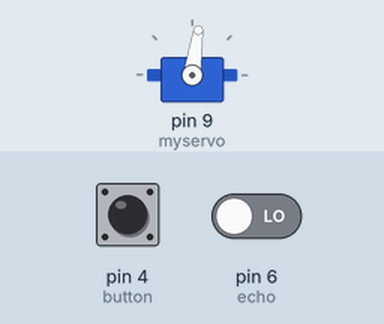
Bench run of a sketch on a simulated Arduino Uno, built for the host (arithmetic inside an expression is 32-bit, double 64-bit). Shown: servo. Inputs (shaded band) come from the test bench; at power-on: pin 4 (button) LOW, pin 6 (echo) LOW. WiFi joins after 1.5 s; servers stay silent unless stated.

Above: at 3.05 s.
3.1 s: pin 4 (button) pulled HIGH for 0.15 s
At 4.58 s:
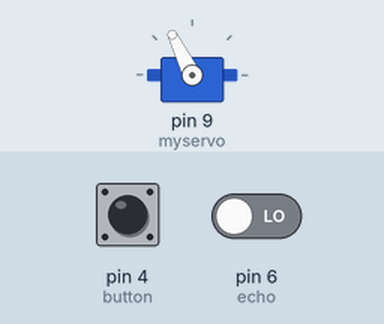
6.8 s: pin 4 (button) pulled HIGH for 1 s
At 8.27 s:
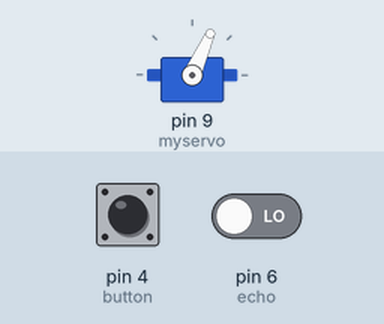
Timing chart, 0 to 45.9 s (numbered marks = the images above; inputs shaded):
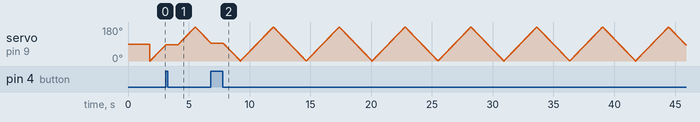

The sketch:

final.ino
```cpp
#include <Servo.h>
#include <BlynkSimpleStream.h>

char auth[] = "mBPzJue5rpK0yZPVpuZrXVQNjapHwJBL";
const int trigger = 7;
const int echo = 6;
const int button = 4;
int pos = 0;    // variable to store the servo position
int state = 0;
int prevPos = 0;
Servo myservo;  // create servo object to control a servo
               // a maximum of eight servo objects can be created

void setup() {
  myservo.attach(9);  // attaches the servo on pin 9 to the servo object
  pinMode(trigger, OUTPUT);
  pinMode(echo, INPUT);
  pinMode(button, INPUT);
  Serial.begin(9600);
  Blynk.begin(auth, Serial);
//  Serial.println("Distance:");
}
void loop() {
  Blynk.run();
  for(pos = 0; pos <= 180; pos += 1)  // goes from 0 degrees to 180 degrees
  {                                  // in steps of 1 degree
    myservo.write(pos);              // tell servo to go to position in variable 'pos'
    state = digitalRead(button);
    if (state == 1){
      data(pos);
    }
    delay(15);                       // waits 15ms for the servo to reach the position
  }
  for(pos = 180; pos>=1; pos-=1)     // goes from 180 degrees to 0 degrees
  {
    myservo.write(pos);              // tell servo to go to position in variable 'pos'
    state = digitalRead(button);
    if (state == 1){
      data(pos);
    }
    delay(15);                       // waits 15ms for the servo to reach the position
  }
}

void data(int pos)
{
  long duration, cm;
  digitalWrite(trigger, LOW);
  delay(2);
  digitalWrite(trigger, HIGH);
  delay(5);
  digitalWrite(trigger, LOW);
  // estimate distance
  duration = pulseIn(echo, HIGH);
  // convert it to centimeter
  cm = toCm(duration);
  if (cm < 1000 && !(prevPos - pos < 10 && prevPos - pos > -10))
  {
    Blynk.virtualWrite(V2, pos);
    Blynk.virtualWrite(V1, cm);
    prevPos = pos;
  }
}

long toCm(long microseconds)
{
  return microseconds / 29 / 2;
}
```
